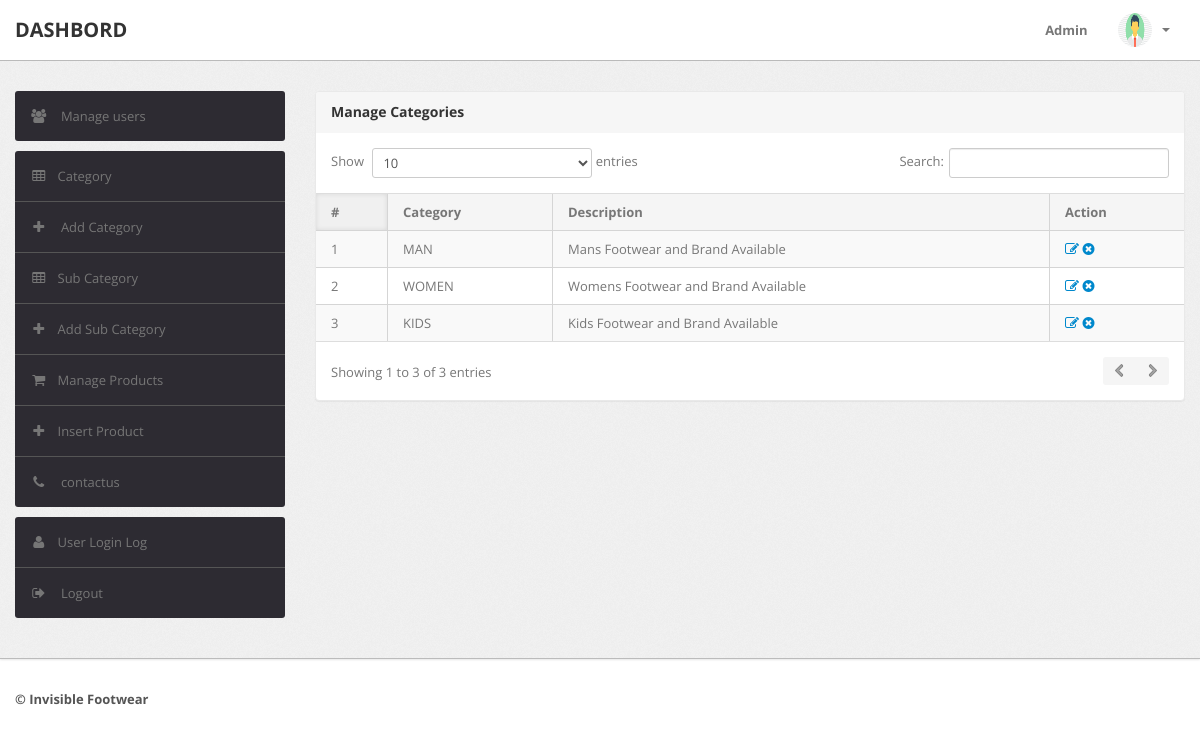
The app's page /admin/category.php (signed in) with its own data.
### tables this page shows
CREATE TABLE `category` (
  `id` int(11) NOT NULL,
  `categoryName` varchar(255) DEFAULT NULL,
  `categoryDescription` longtext DEFAULT NULL,
  `creationDate` timestamp NOT NULL DEFAULT current_timestamp(),
  `updationDate` varchar(255) DEFAULT NULL
);

### admin/category.php (the view, shortened to what this page needs)
<?php
include('include/config.php');
if(strlen($_SESSION['alogin'])==0)
	{
header('location:index.php');
}
else{
?>
<!DOCTYPE html>
<html lang="en">
<head>
	<link type="text/css" href="bootstrap/css/bootstrap.min.css" rel="stylesheet">
	<link type="text/css" href="bootstrap/css/bootstrap-responsive.min.css" rel="stylesheet">
	<link type="text/css" href="css/theme.css" rel="stylesheet">
	<link type="text/css" href="images/icons/css/font-awesome.css" rel="stylesheet">
</head>
<body>
<?php include('include/header.php');?>
	<div class="wrapper">
		<div class="container">
			<div class="row">
<?php include('include/sidebar.php');?>
			<div class="span9">
	<div class="module">
							<div class="module-head">
								<h3>Manage Categories</h3>
							</div>
							<div class="module-body table">
								<table cellpadding="0" cellspacing="0" border="0" class="datatable-1 table table-bordered table-striped	 display" width="100%">
									<thead>
										<tr>
											<th>#</th>
											<th>Category</th>
											<th>Description</th>
											<th>Action</th>
										</tr>
									</thead>
									<tbody>
<?php $query=mysqli_query($con,"select * from category");
$cnt=1;
while($row=mysqli_fetch_array($query))
{
?>
										<tr>
											<td><?php echo htmlentities($cnt);?></td>
											<td><?php echo htmlentities($row['categoryName']);?></td>
											<td><?php echo htmlentities($row['categoryDescription']);?></td>
											<td>
											<a href="edit-category.php?id=<?php echo $row['id']?>" ><i class="icon-edit"></i></a>
											<a href="category.php?id=<?php echo $row['id']?>&del=delete" onClick="return confirm('Are you sure you want to delete?')"><i class="icon-remove-sign"></i></a></td>
										</tr>
										<?php $cnt=$cnt+1; } ?>
								</table>
							</div>
						</div>
					</div>
				</div>
			</div>
		</div>
<?php include('include/footer.php');?>
</body>
<?php } ?>

### records on screen
category: categoryName "MAN", categoryDescription "Mans Footwear and Brand Available"
category: categoryName "WOMEN", categoryDescription "Womens Footwear and Brand Available"
category: categoryName "KIDS", categoryDescription "Kids Footwear and Brand Available"
